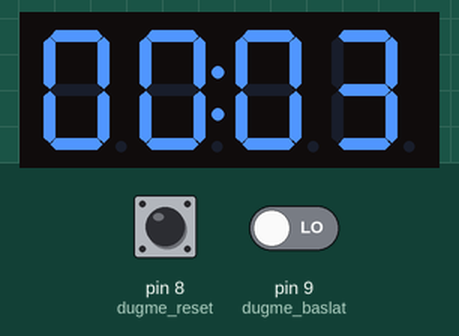
Simulated run of this sketch. Board: Arduino Uno, built with avr-gcc and run on an emulated ATmega328P. On the bench: 4-digit seven-segment display. The test bench sets the inputs (shaded band); at power-on: pin 9 (dugme_baslat) LOW, pin 8 (dugme_reset) LOW.

Above: at 2.8 s.
2.9 s: pin 9 (dugme_baslat) driven HIGH
5.8 s: pin 8 (dugme_reset) pulled HIGH for 3.2 s
At 9.3 s:
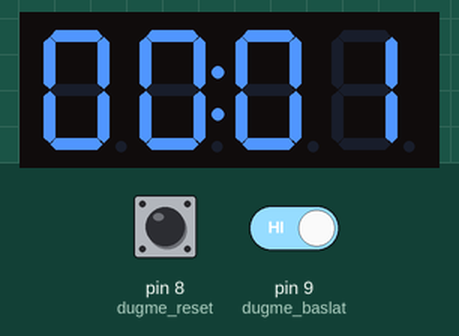
10.5 s: pin 9 (dugme_baslat) driven LOW
At 16.6 s:
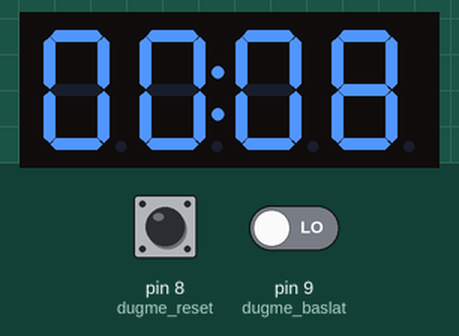
Timing chart, 0 to 18.1 s (numbered marks = the images above; inputs shaded):
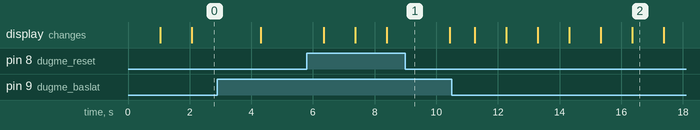

The sketch:

7sd_4d.ino
```cpp
#include "TM1637Display.h"  // Kütüphaneyi ekliyoruz

int CLK = 2;  // Modülün CLK pini
int DIO = 3;  // Modülün DIO pini

int dugme_baslat = 9;
int dugme_reset = 8;

int baslat = 0;
int reset = 0;

int zaman = 0;
int aktif = 1; // 0 ise bekleyecek


TM1637Display display(CLK, DIO);  // Kütüphane tanımlanıyor


void setup() {
  // put your setup code here, to run once:
  display.setBrightness(2);  // Parlaklık ayarı (0 en düşük, 7 en yüksek)

  pinMode(9,INPUT);
  pinMode(8,INPUT);
}

void zaman_goster(){
  int dakika = floor(zaman/60);
  int saniye = zaman%60;
  display.showNumberDecEx(100*dakika + saniye,0x40,true);
}

void loop() {
  // baslatma düğmesine basılırsa başla
  baslat = digitalRead(dugme_baslat);
  reset = digitalRead(dugme_reset);

  int delaytime = 1000;


  if(baslat){
    if(aktif==1){
      aktif=0;
    }
    else if(aktif==0){
      aktif=1;
    }
    delay(200);
    delaytime -= 200;
  }

  if(aktif){ // beklemede değilse zamanı ilerlet
    zaman++;
  }
  else if(reset){ // durmuş haldeyken reset basıldıysa sıfırla
    zaman = 0;
  }
  zaman_goster();

  delay(delaytime);
}
```
